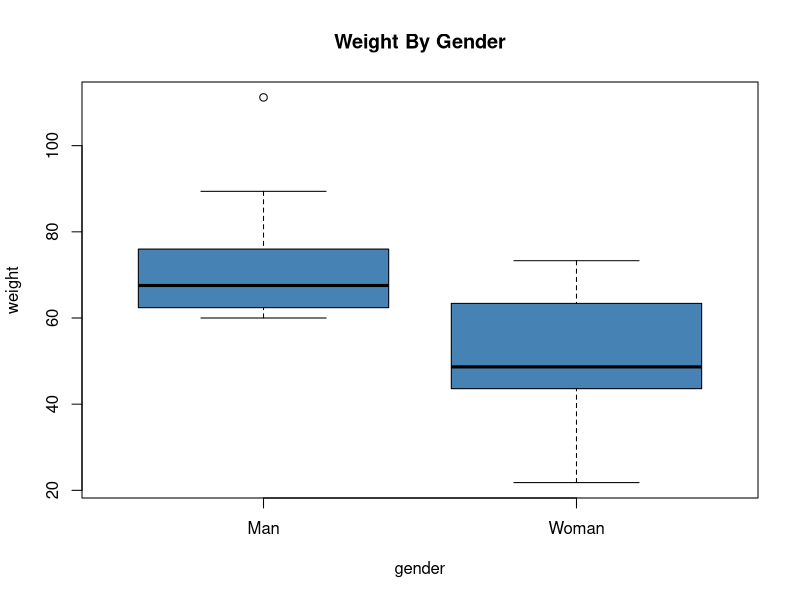

This figure's R source:
library(car)

# https://lindeloev.github.io/tests-as-linear/


# http://www.sthda.com/english/wiki/wiki.php?id_contents=7600

# Women's weights
x<- c(38.9, 61.2, 73.3, 21.8, 63.4, 64.6, 48.4, 48.8, 48.5, 43.6)
# Men's weights
y <- c(67.8, 60, 63.4, 76, 89.4, 73.3, 67.3, 61.3, 62.4, 111.2) 


#### Default t-test uses the WELCH T-TEST by default, which is a t-test used when
####  two samples have possibly unequal variances

# can perform an f-test to check if the variances of x and y are equal
var.test(x,y)

#The p-value of the F-test is = 0.8414. It’s greater than the 
#significance level alpha = 0.05. In conclusion, there is no significant 
#difference between the variances of the two sets of data. 
#Therefore, we can use the classic t-test witch assume equality of the two variances.


###############  data in two separate numeric vectors

#WELCH'S t-test
#htest object is returned:

two.sample.ttest <- t.test(x,y)

two.sample.ttest


two.sample.not.welch.ttest <- t.test(x,y, var.equal = TRUE)
two.sample.not.welch.ttest


################# if data were in a dataframe:

d<-as.data.frame(list(
  group=c(rep("Woman", 10), rep("Man", 10)),
  weight=c(x, y)
))

two.sample.dataframe.ttest <-t.test(weight ~ group, data=d)

two.sample.dataframe.ttest


#https://www.statology.org/levenes-test-r/
#are the variances equal?
#null hypothesis: variances among the two groups are equal
#alternative hypothesis: variances among the two groups are NOT equal
#Levene's test produces a test statistic and a corresponding p-value.
#If the p-value is below your pre-selected significance level, you can
#reject the NULL hypothesis

levene <- leveneTest(weight ~ group, data=d)

boxplot(
        weight ~ group,
        data = d,
        main = "Weight By Gender",
        xlab = "gender",
        ylab = "weight",
        col = "steelblue",
        border = "black")


####################

two.sample.not.welch.ttest$p.value
two.sample.not.welch.ttest$conf.int

two.sample.ttest$p.value
two.sample.ttest$conf.int



#Linear model version
#https://scientificallysound.org/2017/06/08/t-test-as-linear-models-r/

t.test.lm = lm(weight ~ group, data=d) 
summary(t.test.lm)